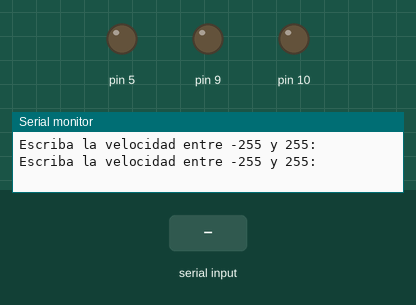
Simulated run of this sketch. Board: Arduino Uno, built with avr-gcc and run on an emulated ATmega328P. Shown: output pins drawn as LEDs (lit = HIGH), the last lines printed to the serial monitor. The test bench sets the inputs (shaded band).

Above: at 2.0 s.
2.1 s: "90,45\n" received over Serial
At 3.4 s:
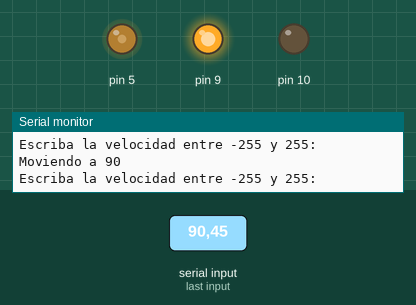
4.5 s: "30,150\n" received over Serial
At 5.9 s:
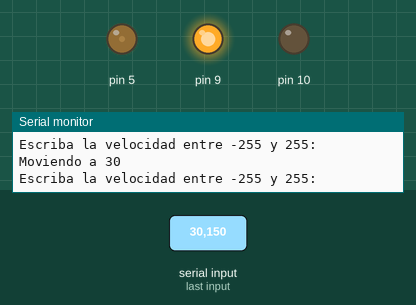
6.7 s: "200\n" received over Serial
At 8.4 s:
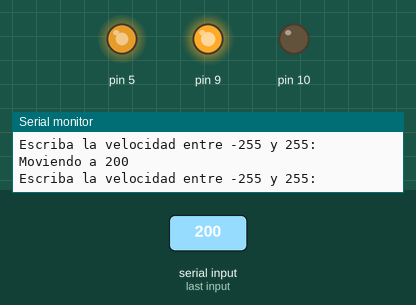
8.9 s: "5\n" received over Serial
At 10.8 s:
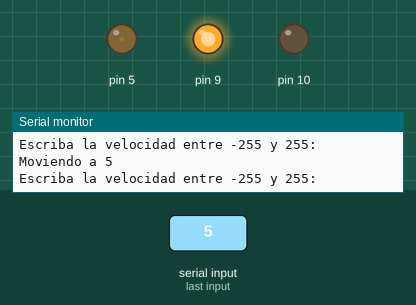
11.9 s: "90\n" received over Serial
At 14.0 s:
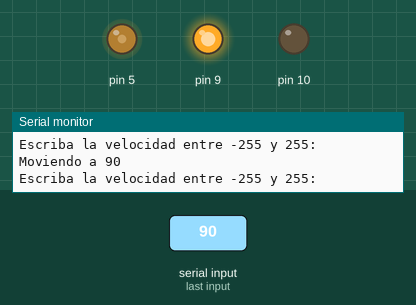
Timing chart, 0 to 15.4 s (numbered marks = the images above; inputs shaded):
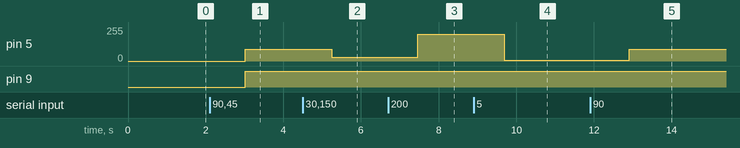

Measured:
- after the input at 2.1 s, pin 5: 0/255 → 90/255 after 0.92 s; pin 9: LOW → HIGH after 0.92 s
- after the input at 4.5 s, pin 5: 90/255 → 30/255 after 0.74 s
- after the input at 6.7 s, pin 5: 30/255 → 200/255 after 0.76 s
- after the input at 8.9 s, pin 5: 200/255 → 5/255 after 0.79 s
- after the input at 11.9 s, pin 5: 5/255 → 90/255 after 1.0 s

The sketch:

Control-de-velocidad-direccion.ino
```cpp
int velocidad=0;

void setup() {
  Serial.begin(9600);
  pinMode(9, OUTPUT);
  pinMode(10, OUTPUT);
  pinMode(5, OUTPUT);
}
void loop() {
    Serial.println("Escriba la velocidad entre -255 y 255: ");
    delay(1000);

    if (Serial.available() > 0) {
      delay(20);
      String bufferString = "";
      while (Serial.available() > 0) {
      bufferString += (char)Serial.read();
      velocidad = bufferString.toInt();
      }
      if (velocidad >= -255 && velocidad <= 255 ){
          if (velocidad >= 0){
            Serial.print("Moviendo a ");
            Serial.println(velocidad);
            digitalWrite(9, HIGH);
            digitalWrite(10, LOW);
            analogWrite(5,velocidad);  //PWM
            velocidad=0;
            delay(200);
          }
          else if (velocidad < 0){
            Serial.print("Moviendo a ");
            Serial.println(velocidad);
            velocidad = velocidad * (-1);
            digitalWrite(9, LOW);
            digitalWrite(10, HIGH);
            analogWrite(5,velocidad);  //PWM
            velocidad=0;
            delay(200);
          }
    }
      else {
            Serial.println(" 'ERROR'  Ingrese una velocidad dentro del rango: ");
            velocidad=0;
            delay(1000);
             }
    }
}
```
